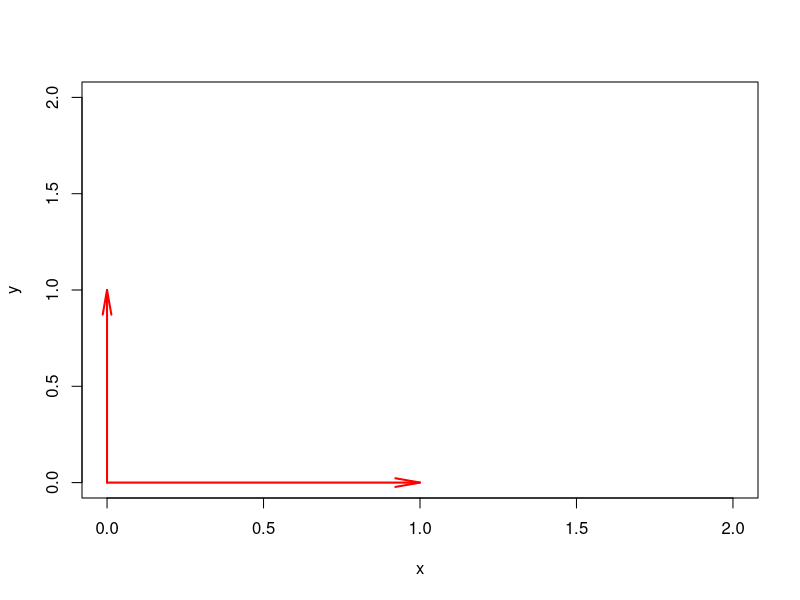

Source code (R):
################VECTORES PRODUCTO ESCALAR Y ANGULO###################
# Borra consola, variables y funciones definidas en el entorno Global
cat("\014")
rm(list = setdiff(ls(), lsf.str()));
rm(list=lsf.str());

library("crayon")

#definimos dos vectores
v1 <- c(1,0)
v2 <- c(0,1)

#calculamos producto punto
prod <- sum(v1*v2)

#calculamos modulos
modv1 <- sqrt(sum(v1^2))
modv2 <- sqrt(sum(v2^2))

#calculamos angulo
theta <- acos(prod/(modv1*modv2))

#ploteamos
plot(c(0, max(c(v1[1],v2[1]))+ 1) , c(0, max(c(v1[2],v2[2]))+1) ,type = "n", xlab = "x", ylab = "y")+
arrows(x0 = c(0,0), y0 = c(0,0), x1 = c(v1[1], v2[1]), y1 = c(v1[2], v2[2]), lwd = 2, col = "red",code = 2, angle = 10)


#imprimimos nuestros resultados
cat("\014") +
cat(bold(red(sprintf("Vectores \n v1 = <%.2f , %.2f> \n v2 = <%.2f , %.2f> \n \n", + 
 v1[1], v1[2], v2[1], v2[2])))) + 
  
cat(bold(red(sprintf("Modulos \n |v1|  = %.3f \n |v2| = %.3f \n \n", + 
                         modv1, modv2))))  +
  
cat(bold(red(sprintf("Producto Escalar \n v1 . v2 = %.3f \n \n", + 
                         prod))))  +
  
cat(bold(red(sprintf("Angulo entre v1 y v2 \n v1^v2 = %.3f rad \n \n", + 
                         theta))))  +
  
cat(bold(red(sprintf("Angulo entre v1 y v2 \n v1^v2 = %.3f ° \n \n", + 
                         theta*180/pi))))
